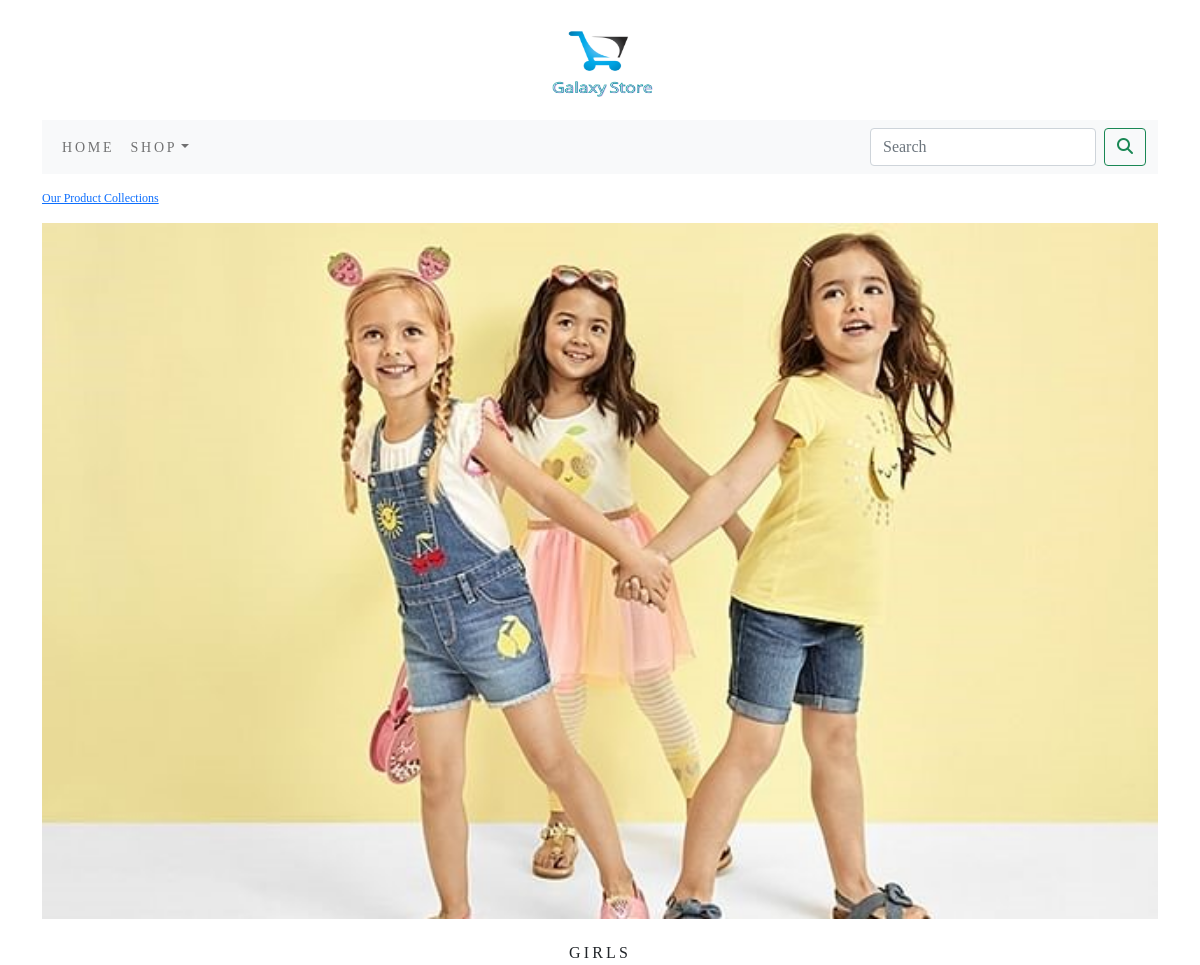
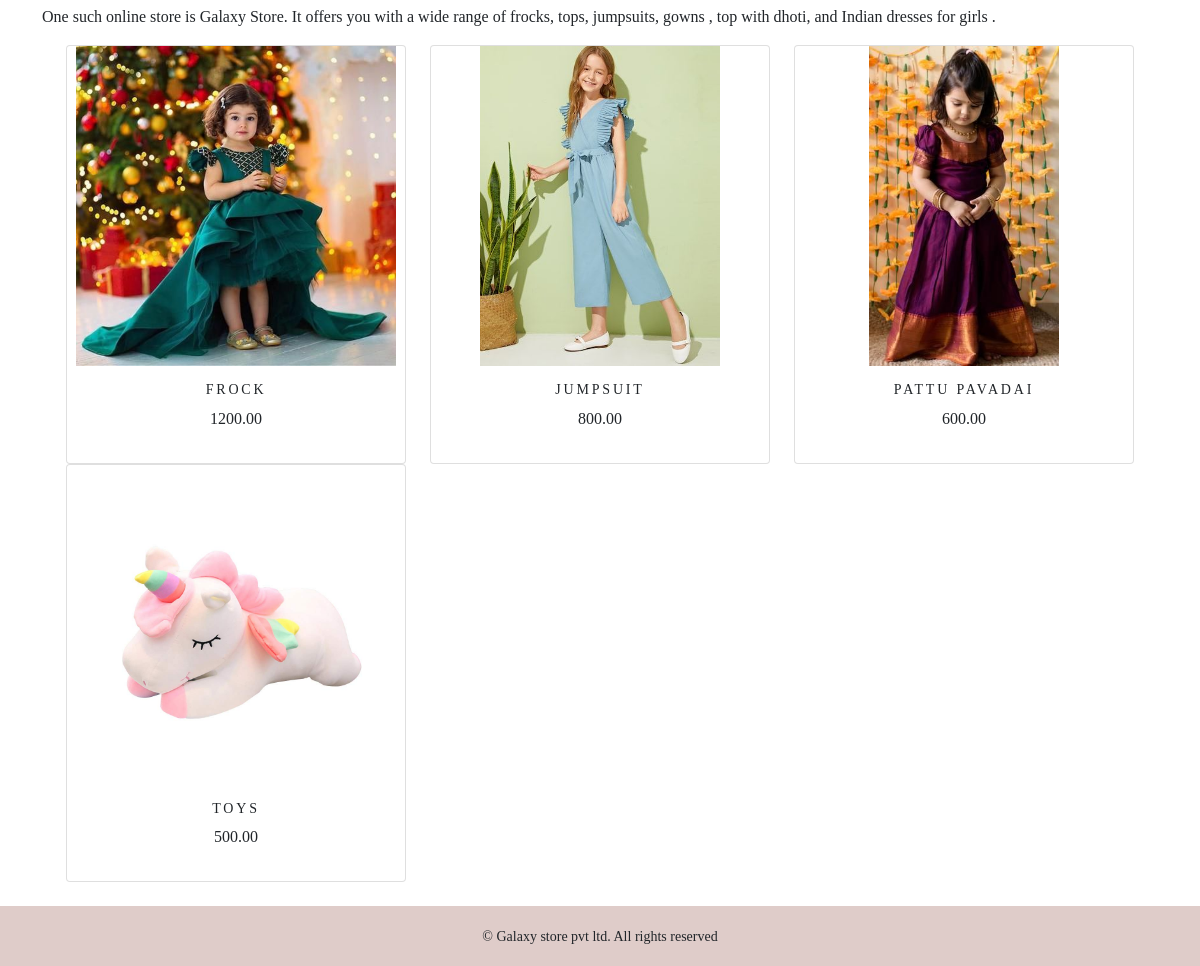
/shop/girls/, run on the app's committed database (2 pictures, top to bottom).
### shop/models.py (models this page shows, shortened)
class Category(models.Model):
    name=models.CharField(max_length=250,unique=True)
    slug=models.SlugField(max_length=250,unique=True)
    description=models.TextField(blank=True)
    image=models.ImageField(upload_to='category',blank=True)
    class Meta:
        ordering=('name',)
        verbose_name='category'
        verbose_name_plural='categories'
    def get_url(self):
        return reverse('shop:products_by_category',args=[self.slug])

class Product(models.Model):
    name=models.CharField(max_length=250,unique=True)
    slug=models.SlugField(max_length=250,unique=True)
    description=models.TextField(blank=True)
    price=models.DecimalField(max_digits=10,decimal_places=2)
    category=models.ForeignKey(Category,on_delete=models.CASCADE)
    image=models.ImageField(upload_to='product',blank=True)
    stock=models.IntegerField()
    available=models.BooleanField(default=True)
    created=models.DateTimeField(auto_now_add=True)
    updated=models.DateTimeField(auto_now=True)
    def get_url(self):
        return reverse('shop:prodCatdetail',args=[self.category.slug,self.slug])
    class Meta:
        ordering=('name',)
        verbose_name='product'
        verbose_name_plural='products'

### shop/views.py (the view)
# urls.py: path('',views.allProdCat,name='allProdCat'),
def allProdCat(request,c_slug=None):
    c_page=None
    products_list=None
    if c_slug!=None:
        c_page=get_object_or_404(Category,slug=c_slug)
        products_list=Product.objects.all().filter(category=c_page,available=True)
    else:
        products_list=Product.objects.all().filter(available=True)
    paginator=Paginator(products_list,'6')
    try:
        page=int(request.GET.get('page','1'))
    except:
        page= 1
    try:
        products=paginator.page(page)
    except (EmptyPage,InvalidPage):
        products=paginator.page(paginator.num_pages)
    return render(request,"category.html",{'category': c_page,'products': products})

### cart/context_processors.py (called while the page is built)
def counter(request):
    item_count = 0
    if 'admin' in request.path:
        return {}
    else:
        try:
            cart=Cart.objects.filter(cart_id=_cart_id(request))
            cart_items=CartItem.objects.all().filter(cart=cart[:1])
            for cart_item in cart_items:
                item_count += cart_item.quantity
        except Cart.DoesNotExist:
            item_count = 0
    return dict(item_count=item_count)

### cart/views.py (called while the page is built)
def _cart_id(request):
    cart=request.session.session_key
    if not cart:
        cart=request.session.create()
    return cart

### shop/context_processors.py (called while the page is built)
def menu_links(request):
    links=Category.objects.all()
    return dict(links=links)

### templates/category.html (shortened to what this page needs)
{% extends 'base.html' %}
{% load static %}
{% block content %}
    {% if category %}
<div>
    <div class="row my_row_class">
        <div class="mx-auto">
        <p><a href="{% url 'shop:allProdCat' %}">Our Product Collections</a></p>
    </div>
        </div>
</div>
    {% endif %}
<div class="mx-auto">
    {% if category %}
    <img class="my_image" src="{{category.image.url}}" alt="{{category.name}}">
</div>
    <br>
<div>
    <h1 class="text-center my_title">{{category.name}}</h1>
    <p class="text-justify">{{category.description}}</p>
</div>
    {% endif %}
<div class="container">
    <div class="row mx-auto">
        {% for product in products.object_list %}
        <div class="my_bottom_margin col-9 col-sm-12 col-md-4 col-lg-4">
            <div class="card text-center" style="min-width:18rem;">
                    <a href="{{product.get_url}}"><img class="card-img-top my_image" src="{{product.image.url}}" alt="{{product.name}}"></a>
                <div class="card-body" >
                    <h4>{{product.name}}</h4>
                    <p>{{product.price}}</p>
                </div>
            </div>
        </div>
        {% endfor %}
    </div>
    <br>
</div>
{% endblock %}

### static/css/custom.css (style rules this page uses)
body { font-family:'EB Garamond', serif; }
.my_row_class { padding-top:15px; }
.my_row_class .mx-auto { color:#000; font-size:12px; }
.my_image { width:100%; height:auto; }
.my_title { font-size:16px; text-transform:uppercase; letter-spacing: .2em; }
.my_bottom_margin { margin-bottom;10px; }
.card-body h4 { font-size:14px; text-transform:uppercase; letter-spacing:.2em; }
.card-img-top { max-height: 40vh; object-fit: contain; }

### data on the page
Category: image (picture), name "GIRLS", description "One such online store is Galaxy Store. It offers you with a wide range of frocks, tops, jumpsuits, gowns , top with dhoti, and Indian dresses for girls ."
Product: image (picture), name "FROCK", price "1200.00"
Product: image (picture), name "JUMPSUIT", price "800.00"
Product: image (picture), name "PATTU PAVADAI", price "600.00"
Product: image (picture), name "TOYS", price "500.00"
